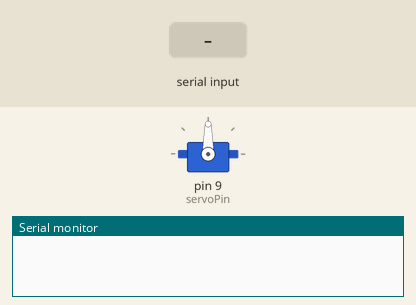
Bench run of a sketch on a simulated Arduino Uno, built with avr-gcc and run on an emulated ATmega328P. On the bench: servo, the last lines printed to the serial monitor. Inputs (shaded band) come from the test bench.

Above: at 1.2 s.
1.3 s: "30,150\n" received over Serial
At 2.0 s:
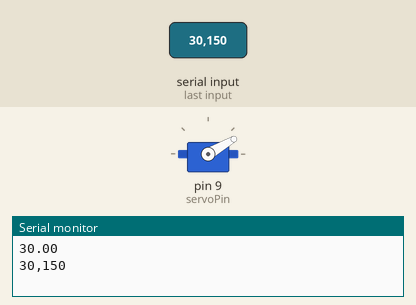
2.8 s: byte 10 ('\n') received over Serial
At 4.0 s:
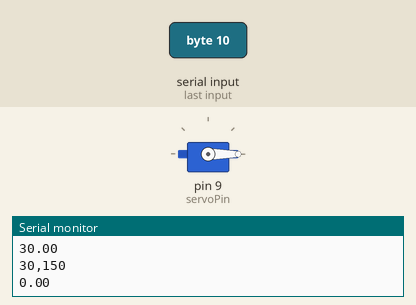
4.3 s: "200\n" received over Serial
At 5.4 s:
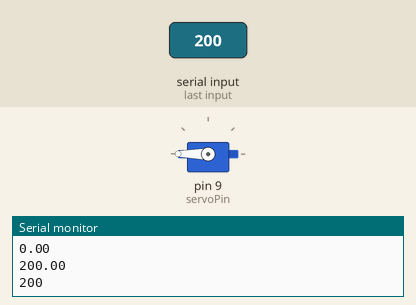
5.8 s: "90,45\n" received over Serial
At 6.6 s:
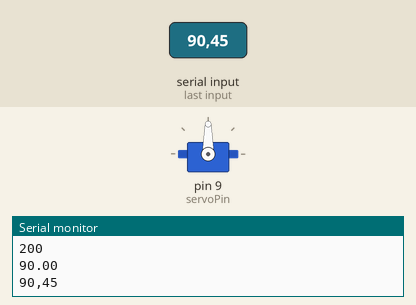
Timing chart, 0 to 8.3 s (numbered marks = the images above; inputs shaded):
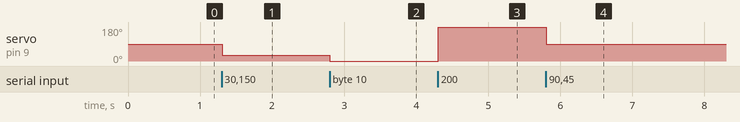

Measured:
- after the input at 1.3 s, servo on pin 9 (servoPin): 90° → 30° at once
- after the input at 2.8 s, servo on pin 9 (servoPin): 30° → 0° at once
- after the input at 4.3 s, servo on pin 9 (servoPin): 0° → 180° at once
- after the input at 5.8 s, servo on pin 9 (servoPin): 180° → 90° at once

The sketch:

ServoMotion.ino
```cpp
#include<Servo.h>
Servo eye;
int servoPin = 9;
char received;
String inString;
float value;

void setup() {
eye.attach(servoPin);
Serial.begin(9600);
}

void loop() {

while (Serial.available() > 0) {
    int inChar = Serial.read();
      // convert the incoming byte to a char and add it to the string:
    inString += (char)inChar;

    // if you get a newline, print the string, then the string's value:
    if (inChar == '\n') {
      value = inString.toFloat();
      Serial.println(value);
      Serial.println(inString);
      eye.write(value);
      // clear the string for new input:
      inString = "";
    }
  }
}
```
